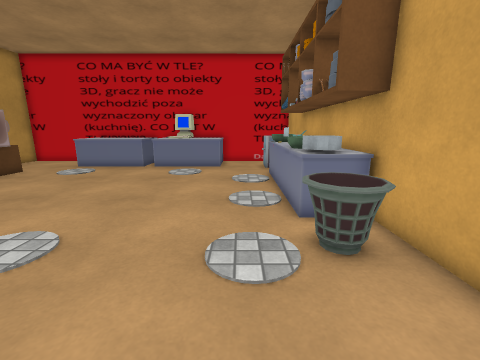
[1] (above)

17 first-person views from a walk through a scene from a Unity 3-D project. The camera is 1.3 m above the floor, tilts 12° down and sees 90° across. The floor is counted in squares, 0.5 m on a side. Each view is taken from the middle of a square. On the plan, view 1 faces up. The plan holds only what a view shows up to about 17 squares ahead; the rest is blank. The player is left out. Some surface patterns are stand-ins.

[2]
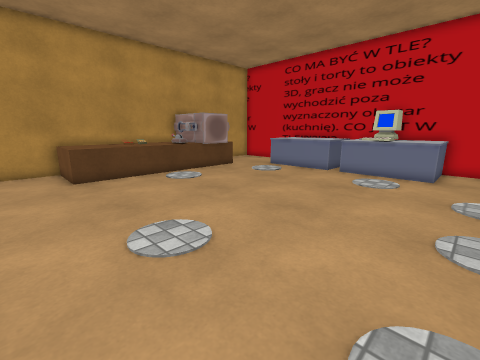

[3]
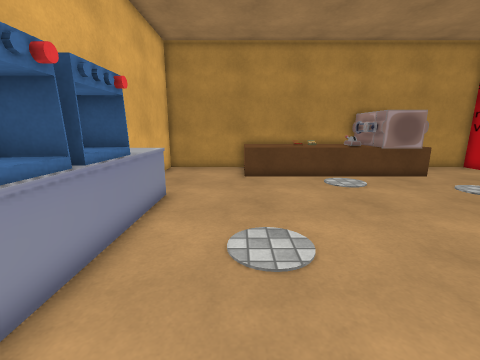

[4]
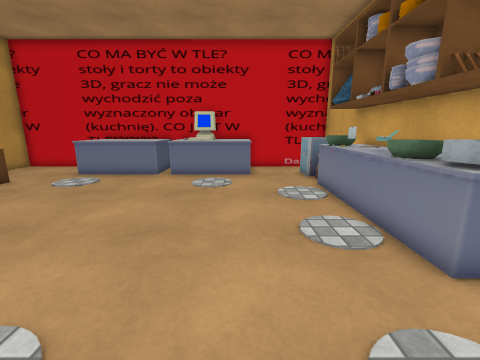

[5]
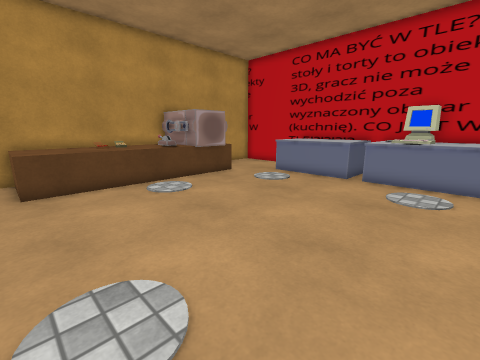

[6]
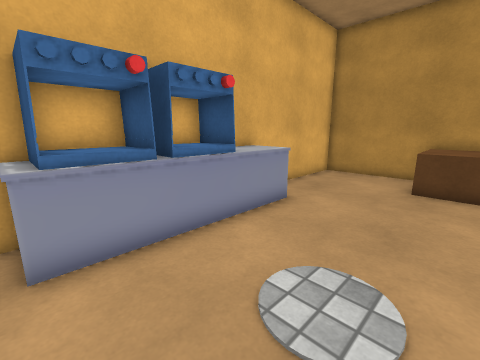

[7]
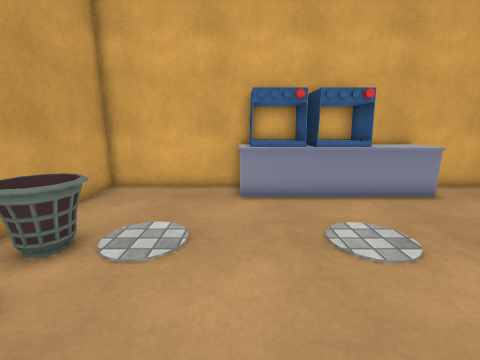

[8]
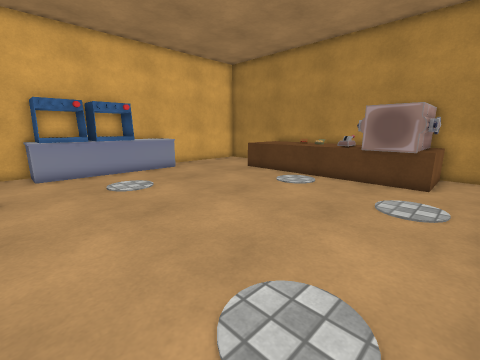

[9]
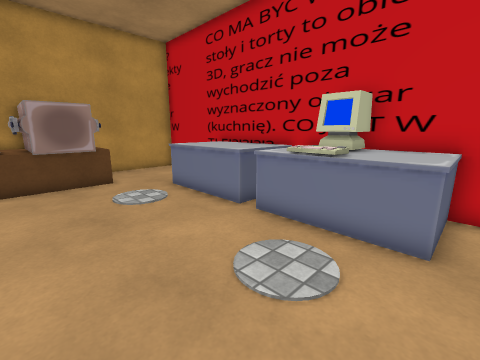

[10]
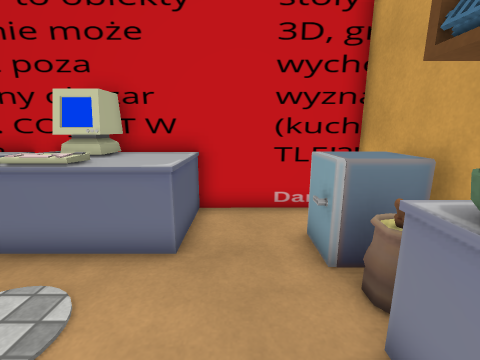

[11]
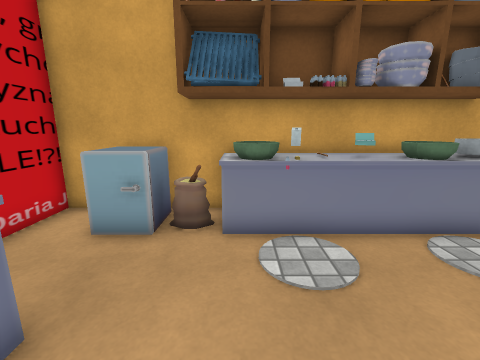

[12]
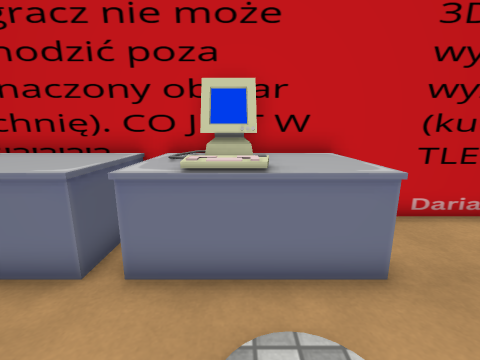

[13]
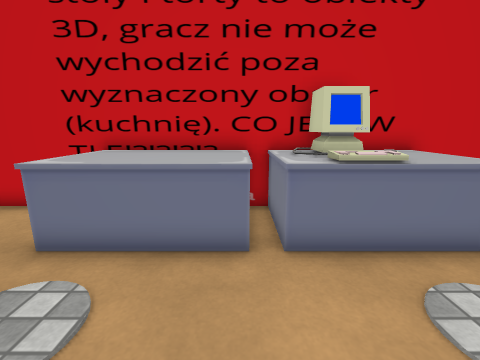

[14]
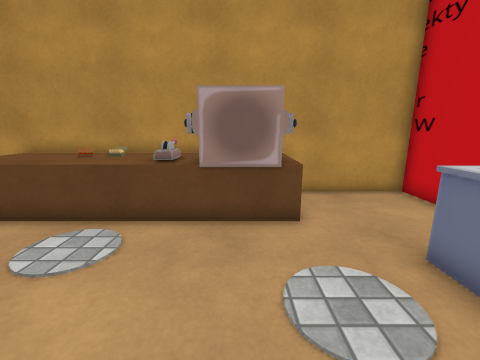

[15]
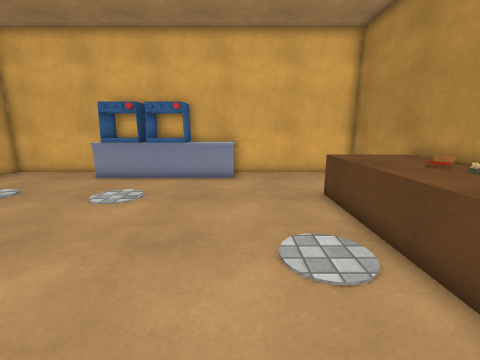

[16]
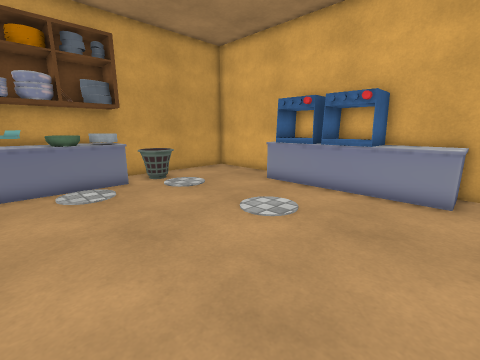

[17]
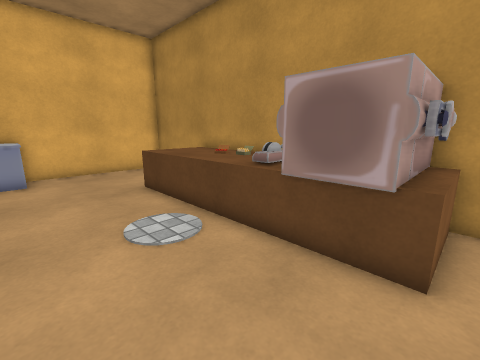

### Floor plan
Key: @ floor where view 1 was taken; # wall or solid block; . floor; = window, fence, low wall or low ledge; ^ raised ledge; O other object.
Columns run from 17 left of view 1 to 4 right of it. Each row starts with its distance up from view 1.
 20 ######################
 19 #.....OOOOOOOOOOO....#
 18 #.....OOOOOOOOOOO..OO#
 17 #.....OOOOOOOOOOO..OO#
 16 #..................OO#
 15 #=##...............OO#
 14 OOOOO..............OO#
 13    OO..............OO#
 12 OOOOO..............OO#
 11 #^## ..............OO#
 10 #^OO ..............OO#
  9 #OO^...............OO#
  8 #OO^...............OO#
  7 #^O^...............OO#
  6 #^^^...............O.#
  5 #^^^...............OO#
  4 #^^^.................#
  3 #....................#
  2 #....................#
  1 #......OOOOOOOOO.....#
  0 #......OOOOOOOOO.@...#
 -1 ########OO#O#OO#######

Positions as (right, up) in squares from view 1, and headings:
1: (0, 0), facing up
2: (0, 2), facing up-left
3: (0, 4), facing left
4: (-2, 3), facing up
5: (-2, 4), facing up-left
6: (-2, 6), facing down-left
7: (-2, 10), facing down
8: (-1, 16), facing down-left
9: (-1, 11), facing up-left
10: (0, 12), facing up
11: (-4, 14), facing right
12: (-4, 13), facing up
13: (-7, 12), facing up
14: (-7, 13), facing left
15: (-10, 14), facing down
16: (-10, 11), facing down-right
17: (-9, 15), facing down-left
